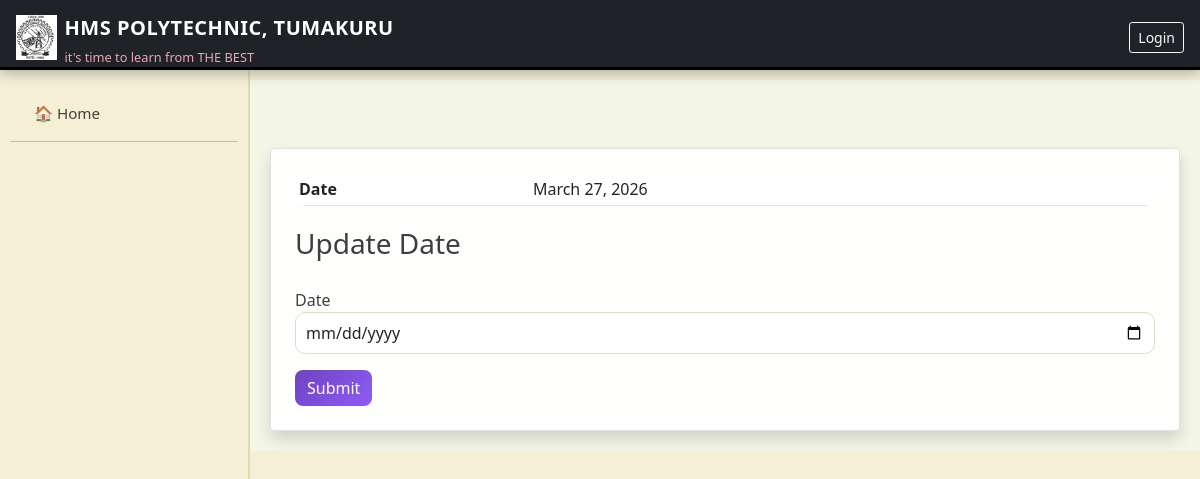
The page /update_date on the database as committed earlier.
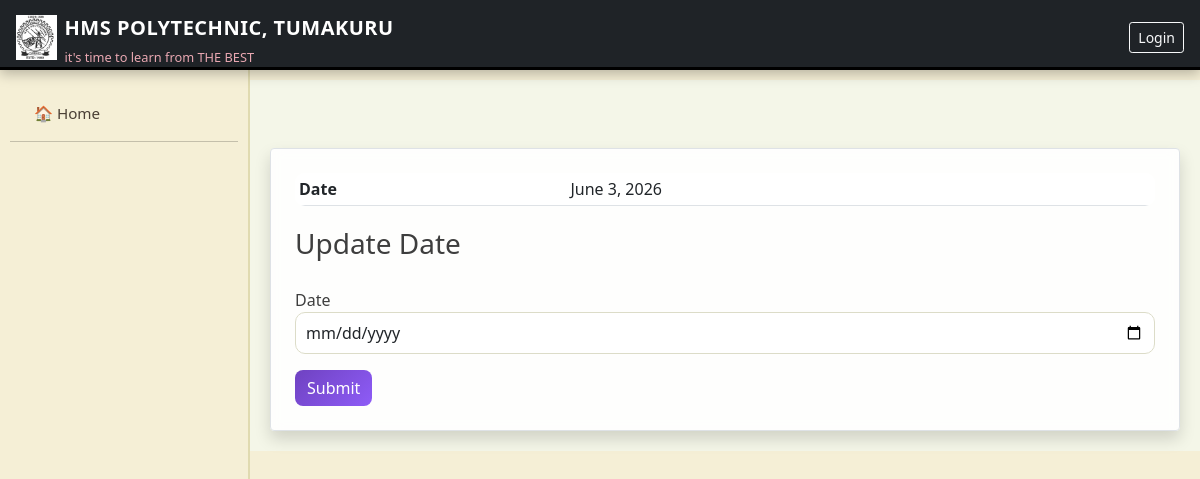
The same page on the database as committed later.
### accounts/models.py (models this page shows, shortened)
class Date(models.Model):
    name=models.CharField(primary_key=True,max_length=10)
    date=models.DateField()

### accounts/views.py (the view)
# urls.py: path('update_date',views.update_date,name="update_date"),
def update_date(request):
    date=Date.objects.get(pk="1")
    if request.method=='POST':
        date.date=request.POST.get('date')
        date.save()
    context={
        'date':Date.objects.get(pk="1")
    }
    return render(request,'update_date.html',context)

### templates/update_date.html (shortened to what this page needs)
{% extends "base.html" %}
{% block content %}
    <br>
    <br>
	<form class="shadow border rounded p-4 bg-light" method = "post">
        <table class="table table-stripd table-sm" >
            <tr>
                <th scope="col">Date</th>
                <td scope="col">{{date.date}}</td>
            </tr>
        </table>
        <div class="fs-3">Update Date</div>
        <br>
        <div class="mb-3">
            <label for="date">Date</label>
            <input  class="form-control" type="date" name="date">
        </div>
		<button type="submit" class="btn btn-primary">Submit</button>
	</form>
{% endblock %}

### templates/base.html (shortened to what this page needs)
{% load static %}
<!DOCTYPE html>
<html lang="en">
<head>
<link href="{% static 'bootstrap.min.css' %}" rel="stylesheet">
</head>
<body>
<nav class="navbar navbar-dark fixed-top px-3" style="height:70px;">
    <img src="{% static 'hms_logo.png' %}" height="45" class="me-2">
    <div>
        <div class="navbar-brand mb-0">HMS POLYTECHNIC, TUMAKURU</div>
        <div class="tagline">it's time to learn from THE BEST</div>
    </div>
    <div class="ms-auto">
        {% if user.is_authenticated %}
        <form action="{% url 'logout' %}" method="post" class="d-inline">
            {% csrf_token %}
            <button type="submit" class="btn btn-outline-light btn-sm">
                Logout
            </button>
        </form>
        {% else %}
            <a href="{% url 'login' %}" class="btn btn-outline-light btn-sm">Login</a>
        {% endif %}
    </div>
</nav>
<div class="sidebar" id="sidebar">
    <ul class="nav flex-column mt-3">
        <li>
            <a class="nav-link {% if request.resolver_match.url_name == 'index' %}active{% endif %}"
               href="{% url 'index' %}">🏠 Home</a>
        </li>
    </ul>
</div>
<div class="content-area">
    {% block content %}{% endblock %}
</div>
</body>
</html>

### templates/base.html (style rules this page uses)
body { background-color: #f5efd6 !important; color: #3e3e3e; font-family: 'Segoe UI', Tahoma, sans-serif; }
.navbar { background: #1f2327 !important; border-bottom: 3px solid #000; box-shadow: 0 4px 12px rgba(0,0,0,0.25); }
.navbar-brand { font-weight: 600; letter-spacing: 0.5px; }
.tagline { font-size: 0.8rem; color: #ffb6c1; opacity: 0.9; }
.sidebar { height: calc(100vh - 70px); position: fixed; top: 70px; left: 0; width: 250px; overflow-y: auto; background: #f5efd6 !important; border-right: 2px solid #e0dab0; }
.sidebar .nav-link { border-radius: 10px; margin: 6px 12px; padding: 10px 12px; font-size: 0.95rem; color: #4a3f35 !important; transition: all 0.25s ease; }
.sidebar ul li { border-bottom: 1px solid rgba(0, 0, 0, 0.2); margin: 0 10px; }
.content-area { margin-left: 250px; margin-top: 80px; padding: 20px; background-color: #f4f6e8 !important; }
.card, .bg-light { background: rgba(255,255,255,0.9) !important; backdrop-filter: blur(6px); border: 1px solid rgba(0,0,0,0.08); border-radius: 16px; box-shadow: 0 6px 18px rgba(0,0,0,0.08), 0 2px 4px rgba(0,0,0,0.05); }
.table { background-color: #ffffff !important; border-radius: 10px; overflow: hidden; }
.form-control, .form-select { background-color: #ffffff !important; border: 1px solid #dcdcc8; border-radius: 10px; padding: 8px 10px; }
.btn-primary { background: linear-gradient(135deg, #6f42c1, #8e5cf7); border: none; border-radius: 8px; font-weight: 500; }

### templates/update_date.html (style rules this page uses)
ul { list-style-type: none; }

Rows that differ between the two databases and show on the page:
changed Date: date "March 27, 2026" → "June 3, 2026"
